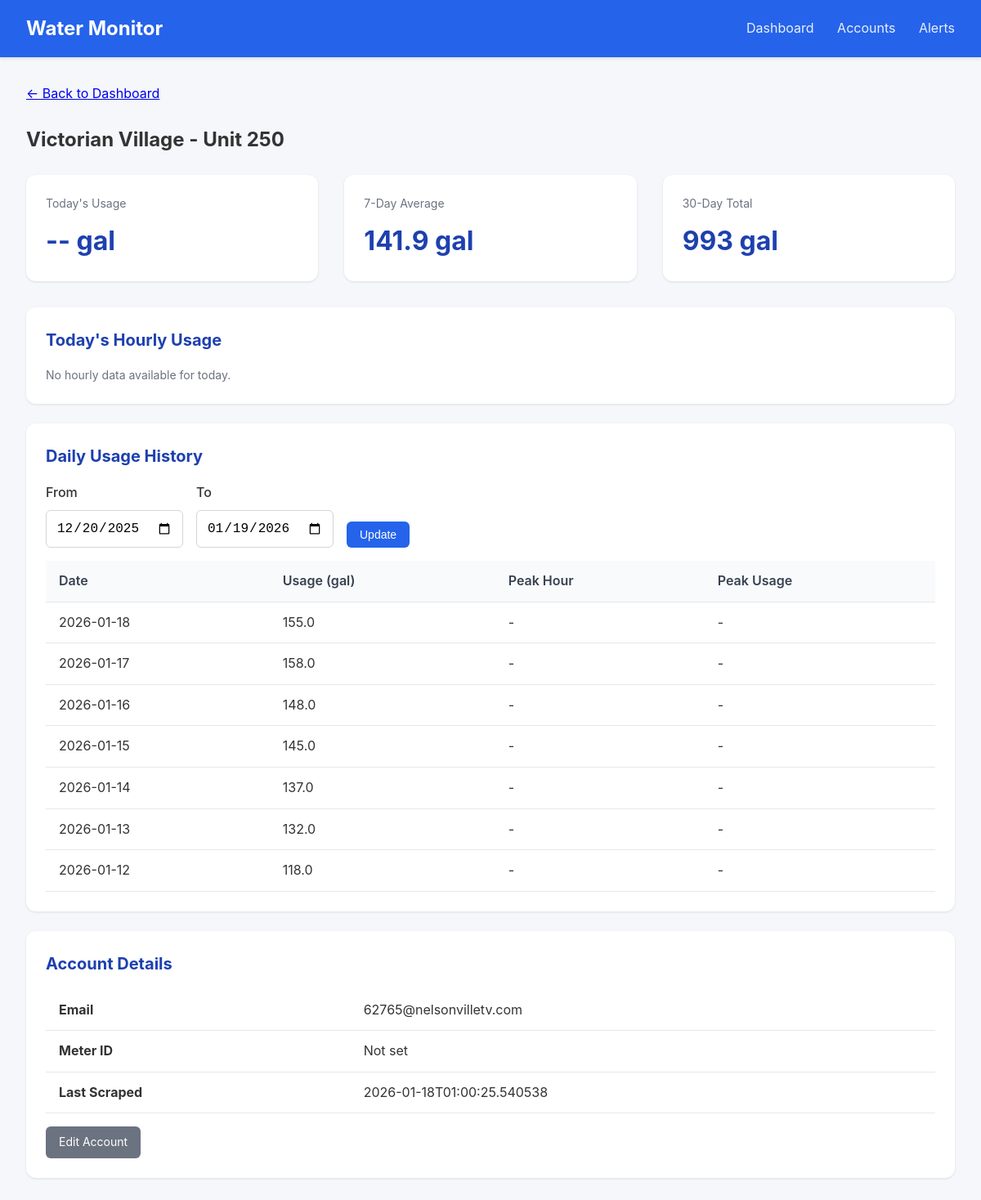
Page /meter/1 on the earlier database version.
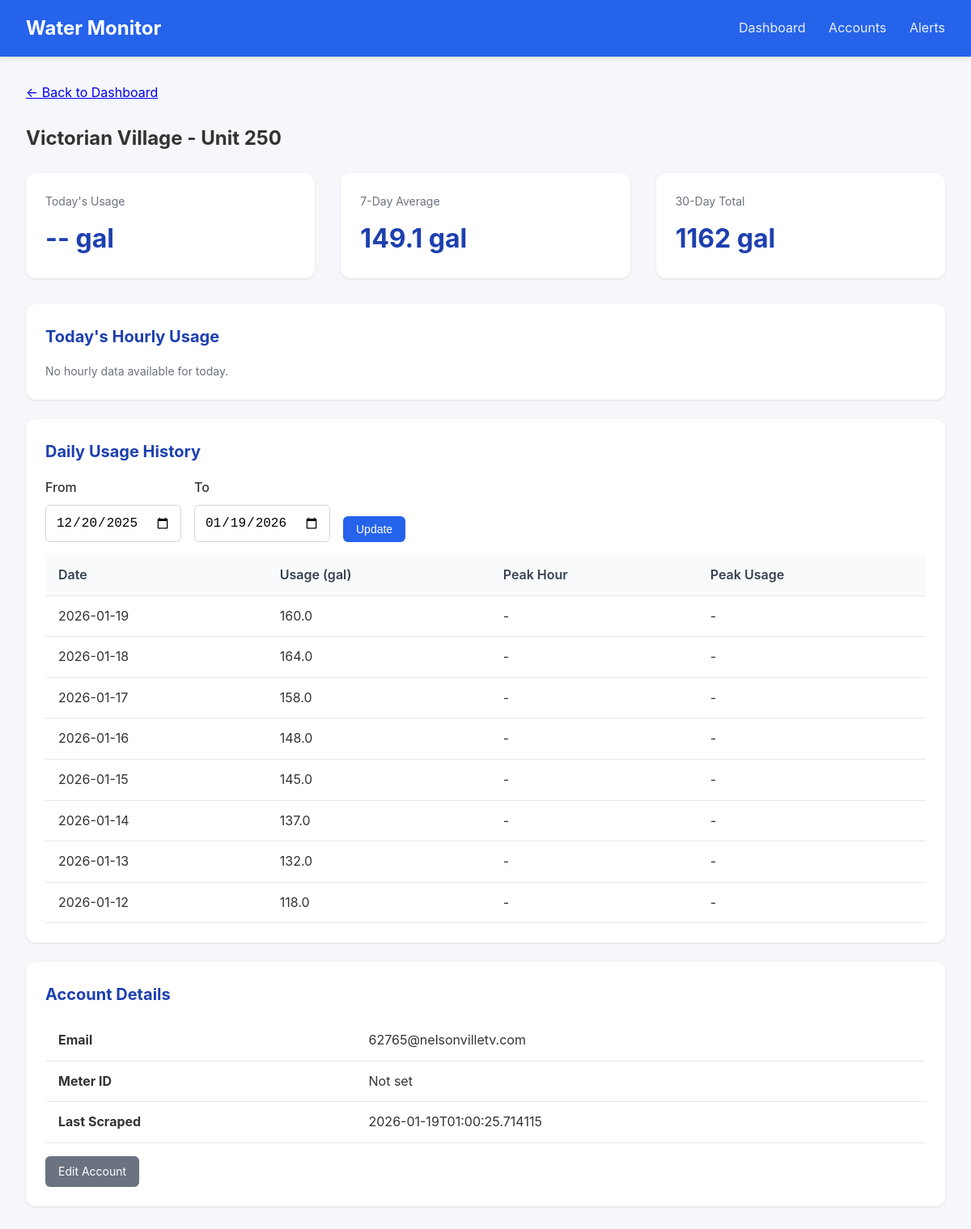
Same page on the later database version.
### tables this page shows
CREATE TABLE accounts (
                id INTEGER PRIMARY KEY AUTOINCREMENT,
                email TEXT UNIQUE NOT NULL,
                password_encrypted TEXT NOT NULL,
                meter_id TEXT,
                account_number TEXT,
                address TEXT,
                building_name TEXT,
                unit_number TEXT,
                is_active INTEGER DEFAULT 1,
                last_scraped TIMESTAMP,
                created_at TIMESTAMP DEFAULT CURRENT_TIMESTAMP
            , avg_12mo REAL, monthly_usage REAL, unit_count INTEGER DEFAULT 1, leak_alerts INTEGER DEFAULT 1, min_overage_pct INTEGER DEFAULT 10);

CREATE TABLE daily_summaries (
                id INTEGER PRIMARY KEY AUTOINCREMENT,
                account_id INTEGER NOT NULL,
                reading_date DATE NOT NULL,
                total_usage_gallons REAL,
                peak_hour INTEGER,
                peak_usage_gallons REAL,
                created_at TIMESTAMP DEFAULT CURRENT_TIMESTAMP,
                FOREIGN KEY (account_id) REFERENCES accounts(id),
                UNIQUE(account_id, reading_date)
            );

### app.py (the view)
@app.route('/meter/<int:account_id>')
def meter_detail(account_id):
    account = db.get_account(account_id)
    if not account:
        flash('Meter not found', 'error')
        return redirect(url_for('dashboard'))
    end_date = date.today()
    start_date = end_date - timedelta(days=30)
    if request.args.get('start_date'):
        start_date = datetime.strptime(request.args.get('start_date'), '%Y-%m-%d').date()
    if request.args.get('end_date'):
        end_date = datetime.strptime(request.args.get('end_date'), '%Y-%m-%d').date()
    daily_data = db.get_daily_summaries(account_id, start_date, end_date)
    hourly_data = db.get_hourly_readings(account_id, date.today())
    return render_template('meter_detail.html',
                           account=account,
                           daily_data=daily_data,
                           hourly_data=hourly_data,
                           start_date=start_date,
                           end_date=end_date)

### database.py (called while the page is built)
@contextmanager
def get_db():
    conn = sqlite3.connect(config.DATABASE_PATH)
    conn.row_factory = sqlite3.Row
    try:
        yield conn
        conn.commit()
    finally:
        conn.close()

def get_account(account_id: int) -> Optional[dict]:
    with get_db() as conn:
        cursor = conn.cursor()
        cursor.execute('SELECT * FROM accounts WHERE id = ?', (account_id,))
        row = cursor.fetchone()
        if row:
            return dict(row)
    return None

def get_hourly_readings(account_id: int, reading_date: date) -> list:
    with get_db() as conn:
        cursor = conn.cursor()
        cursor.execute('''
            SELECT * FROM hourly_readings
            WHERE account_id = ? AND reading_date = ?
            ORDER BY hour
        ''', (account_id, reading_date))
        return [dict(row) for row in cursor.fetchall()]

def get_daily_summaries(account_id: int, start_date: date = None, end_date: date = None) -> list:
    with get_db() as conn:
        cursor = conn.cursor()
        query = 'SELECT * FROM daily_summaries WHERE account_id = ?'
        params = [account_id]
        if start_date:
            query += ' AND reading_date >= ?'
            params.append(start_date)
        if end_date:
            query += ' AND reading_date <= ?'
            params.append(end_date)
        query += ' ORDER BY reading_date DESC'
        cursor.execute(query, params)
        return [dict(row) for row in cursor.fetchall()]

### templates/meter_detail.html (shortened to what this page needs)
{% extends "base.html" %}
{% block content %}
<div style="margin-bottom: 1.5rem;">
    <a href="{{ url_for('dashboard') }}">&larr; Back to Dashboard</a>
</div>
<h2 style="margin-bottom: 1.5rem;">
    {{ account.building_name or 'Unknown Building' }} - Unit {{ account.unit_number or 'N/A' }}
</h2>
<div class="stats">
    <div class="stat-card">
        <div class="label">Today's Usage</div>
        <div class="value">
            {% if daily_data and daily_data[0].reading_date == today %}
                {{ "%.1f"|format(daily_data[0].total_usage_gallons or 0) }} gal
            {% else %}
                -- gal
            {% endif %}
        </div>
    </div>
    <div class="stat-card">
        <div class="label">7-Day Average</div>
        <div class="value">
            {% set week_total = daily_data[:7]|sum(attribute='total_usage_gallons') %}
            {{ "%.1f"|format(week_total / 7) if daily_data else '--' }} gal
        </div>
    </div>
    <div class="stat-card">
        <div class="label">30-Day Total</div>
        <div class="value">
            {% set month_total = daily_data|sum(attribute='total_usage_gallons') %}
            {{ "%.0f"|format(month_total) if daily_data else '--' }} gal
        </div>
    </div>
</div>
<div class="card">
    <h2>Today's Hourly Usage</h2>
    {% if hourly_data %}
    <div style="display: flex; align-items: flex-end; height: 200px; gap: 4px; padding: 1rem 0;">
        {% set max_hourly = hourly_data|map(attribute='usage_gallons')|max or 1 %}
        {% for hour in hourly_data %}
        <div style="flex: 1; display: flex; flex-direction: column; align-items: center;">
            <div style="background: #2563eb; width: 100%;
                        height: {{ (hour.usage_gallons or 0) / max_hourly * 150 }}px;
                        border-radius: 4px 4px 0 0;"></div>
            <div style="font-size: 0.7rem; color: #6b7280; margin-top: 4px;">{{ hour.hour }}</div>
        </div>
        {% endfor %}
    </div>
    <p class="text-muted">Hours (0-23)</p>
    {% else %}
    <p class="text-muted">No hourly data available for today.</p>
    {% endif %}
</div>
<div class="card">
    <h2>Daily Usage History</h2>
    <form method="GET" style="display: flex; gap: 1rem; margin-bottom: 1rem;">
        <div class="form-group" style="margin-bottom: 0;">
            <label for="start_date">From</label>
            <input type="date" id="start_date" name="start_date" value="{{ start_date }}">
        </div>
        <div class="form-group" style="margin-bottom: 0;">
            <label for="end_date">To</label>
            <input type="date" id="end_date" name="end_date" value="{{ end_date }}">
        </div>
        <div class="form-group" style="margin-bottom: 0; display: flex; align-items: flex-end;">
            <button type="submit" class="btn btn-primary">Update</button>
        </div>
    </form>
    {% if daily_data %}
    <table>
        <thead>
            <tr>
                <th>Date</th>
                <th>Usage (gal)</th>
                <th>Peak Hour</th>
                <th>Peak Usage</th>
            </tr>
        </thead>
        <tbody>
            {% for day in daily_data %}
            <tr>
                <td>{{ day.reading_date }}</td>
                <td>{{ "%.1f"|format(day.total_usage_gallons or 0) }}</td>
                <td>{{ day.peak_hour if day.peak_hour is not none else '-' }}{% if day.peak_hour is not none %}:00{% endif %}</td>
                <td>{{ "%.1f"|format(day.peak_usage_gallons or 0) if day.peak_usage_gallons else '-' }}</td>
            </tr>
            {% endfor %}
        </tbody>
    </table>
    {% else %}
    <p class="text-muted">No usage data available for this period.</p>
    {% endif %}
</div>
<div class="card">
    <h2>Account Details</h2>
    <table>
        <tr><td><strong>Email</strong></td><td>{{ account.email }}</td></tr>
        <tr><td><strong>Meter ID</strong></td><td>{{ account.meter_id or 'Not set' }}</td></tr>
        <tr><td><strong>Last Scraped</strong></td><td>{{ account.last_scraped or 'Never' }}</td></tr>
    </table>
    <div class="mt-4">
        <a href="{{ url_for('edit_account', account_id=account.id) }}" class="btn btn-secondary">Edit Account</a>
    </div>
</div>
{% endblock %}

### templates/base.html (shortened to what this page needs)
<!DOCTYPE html>
<html lang="en">
<head>
</head>
<body>
    <div class="navbar">
        <h1>Water Monitor</h1>
        <nav>
            <a href="{{ url_for('dashboard') }}">Dashboard</a>
            <a href="{{ url_for('accounts_list') }}">Accounts</a>
            <a href="{{ url_for('alerts_list') }}">Alerts</a>
        </nav>
    </div>
    <div class="container">
        {% block content %}{% endblock %}
    </div>
</body>
</html>

### templates/base.html (style rules this page uses)
* { box-sizing: border-box; margin: 0; padding: 0; }
body { font-family: -apple-system, BlinkMacSystemFont, 'Segoe UI', Roboto, Oxygen, Ubuntu, sans-serif; background: #f5f7fa; color: #333; line-height: 1.6; }
.navbar { background: #2563eb; color: white; padding: 1rem 2rem; display: flex; justify-content: space-between; align-items: center; box-shadow: 0 2px 4px rgba(0,0,0,0.1); }
.navbar h1 { font-size: 1.5rem; }
.navbar nav a { color: white; text-decoration: none; margin-left: 1.5rem; opacity: 0.9; }
.container { max-width: 1400px; margin: 0 auto; padding: 2rem; }
.card { background: white; border-radius: 12px; box-shadow: 0 1px 3px rgba(0,0,0,0.1); padding: 1.5rem; margin-bottom: 1.5rem; }
.card h2 { margin-bottom: 1rem; color: #1e40af; font-size: 1.25rem; }
.stats { display: flex; gap: 2rem; margin-bottom: 2rem; }
.stat-card { background: white; border-radius: 12px; padding: 1.5rem; box-shadow: 0 1px 3px rgba(0,0,0,0.1); flex: 1; }
.stat-card .label { color: #6b7280; font-size: 0.875rem; margin-bottom: 0.5rem; }
.stat-card .value { font-size: 2rem; font-weight: 700; color: #1e40af; }
table { width: 100%; border-collapse: collapse; }
th, td { padding: 0.75rem 1rem; text-align: left; border-bottom: 1px solid #e5e7eb; }
th { background: #f9fafb; font-weight: 600; color: #374151; }
.btn { display: inline-block; padding: 0.5rem 1rem; border-radius: 6px; text-decoration: none; font-size: 0.875rem; cursor: pointer; border: none; }
.btn-primary { background: #2563eb; color: white; }
.btn-secondary { background: #6b7280; color: white; }
.form-group { margin-bottom: 1rem; }
.form-group label { display: block; margin-bottom: 0.5rem; font-weight: 500; }
.form-group input, .form-group select { width: 100%; padding: 0.75rem; border: 1px solid #d1d5db; border-radius: 6px; font-size: 1rem; }
.text-muted { color: #6b7280; font-size: 0.875rem; }
.mt-4 { margin-top: 1rem; }

Differences in the rows shown:
removed daily_summaries: reading_date "2026-01-18", total_usage_gallons "155.0", peak_hour "-", peak_usage_gallons "-"
changed accounts "Victorian Village": last_scraped "2026-01-18T01:00:25.540538" → "2026-01-19T01:00:25.714115"
added daily_summaries: reading_date "2026-01-19", total_usage_gallons "160.0", peak_hour "-", peak_usage_gallons "-"
added daily_summaries: reading_date "2026-01-18", total_usage_gallons "164.0", peak_hour "-", peak_usage_gallons "-"
Other differences:
{{ "%.1f"|format(week_total / 7) if daily_data else '--' }}: "141.9" → "149.1"
{{ "%.0f"|format(month_total) if daily_data else '--' }}: "993" → "1162"
